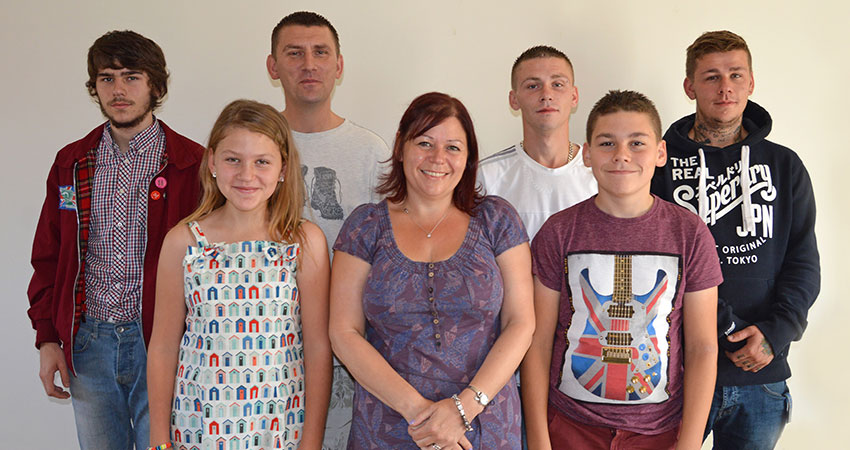
#> input picture testimages/group4.jpg, 850 x 450 px
$ python webcam.py
#> lines starting #> are read from the running program, lines starting #| are printed output that depends on the picture; after the words box and inside, x2 and y2 are one past the last pixel; in counts of white or black regions, pixels touching at a corner belong together
#> the answer given: testimages/group4.jpg
import cv2
import numpy as np
def facerecg(a):
#> called with a = 'testimages/group4.jpg'
    image = cv2.imread(a)
#> image is the input picture: shape (450, 850, 3); mean B, G, R 124.8, 130.2, 153
    output = np.copy(image)
    faceCascade = cv2.CascadeClassifier('haarcascade_frontalface_default.xml')
    faces=faceCascade.detectMultiScale(output,1.3,5)
#> faces = [[272, 25, 72, 72], [87, 52, 67, 67], [692, 52, 67, 67], [513, 60, 67, 67], [401, 118, 76, 76], [582, 112, 79, 79], [207, 129, 81, 81]]
    for (x,y,w,h) in faces:
        p=13
        output = cv2.rectangle(output,(x,y),(x+w,y+h),(0,255,0),2)
        roi_image = image[y-p:y+h+p, x-p:x+w+p]
#> this loop made 7 passes
#> pass 1, in facerecg, `output = cv2.rectangle(output,(x,y),(x+w,y+h),(0,255,0),2)`:
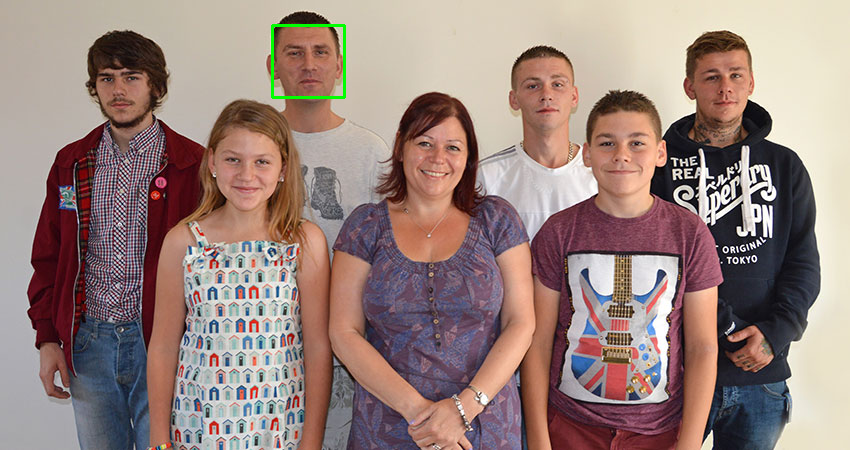
#> output: shape (450, 850, 3); 0.22% of pixels changed, all inside (x1, y1, x2, y2) = (271, 24, 346, 99)
#> pass 1, in facerecg, `roi_image = image[y-p:y+h+p, x-p:x+w+p]`:
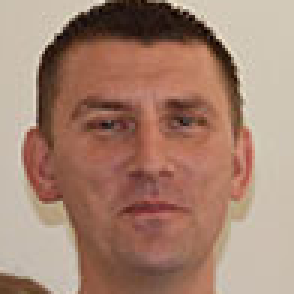
#> roi_image: shape (98, 98, 3) (shown 3 times larger); mean B, G, R 113, 130.2, 164.4
#> pass 2, in facerecg, `output = cv2.rectangle(output,(x,y),(x+w,y+h),(0,255,0),2)`:
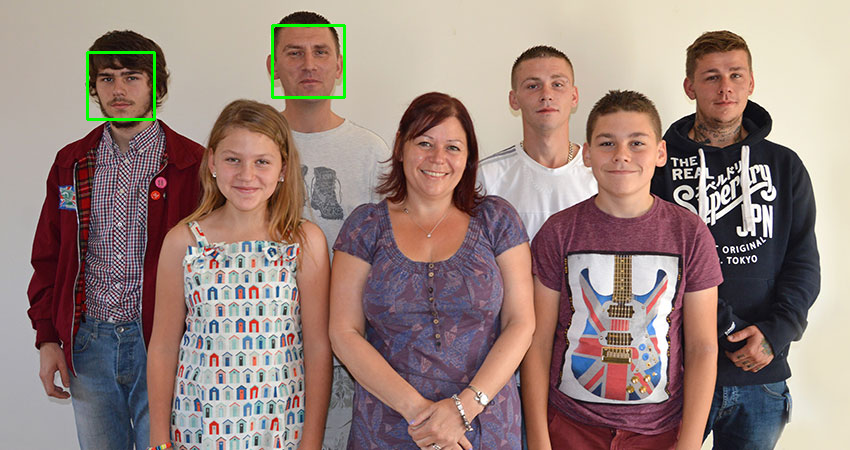
#> output: shape (450, 850, 3); 0.21% of pixels changed, all inside (x1, y1, x2, y2) = (86, 51, 156, 121)
#> pass 2, in facerecg, `roi_image = image[y-p:y+h+p, x-p:x+w+p]`:
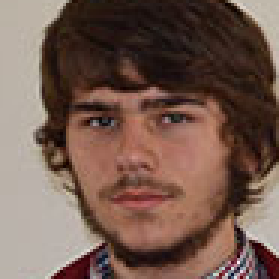
#> roi_image: shape (93, 93, 3) (shown 3 times larger); mean B, G, R 79.6, 90.8, 116.5
#> after the loop:
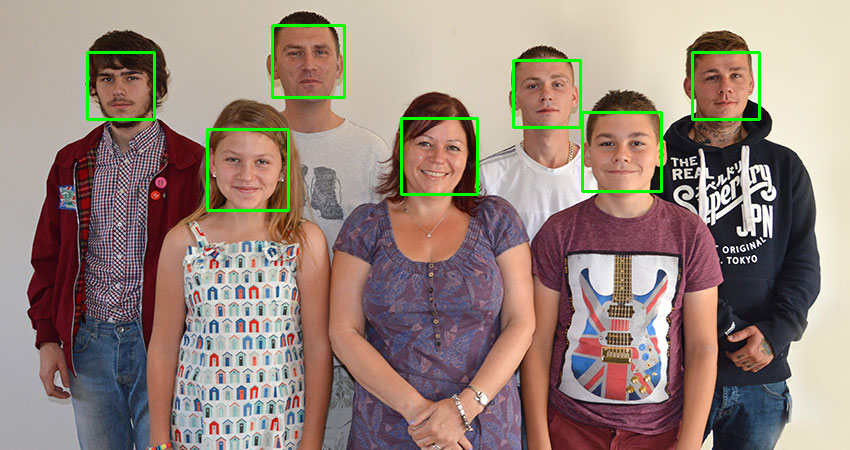
#> output: shape (450, 850, 3); 1.15% of pixels changed, all inside (x1, y1, x2, y2) = (206, 51, 761, 212)
    cv2.imshow('face recogonition',output)
    cv2.waitKey()
    cv2.destroyAllWindows()
s=(input('enter path of the image:'))
facerecg(s)
